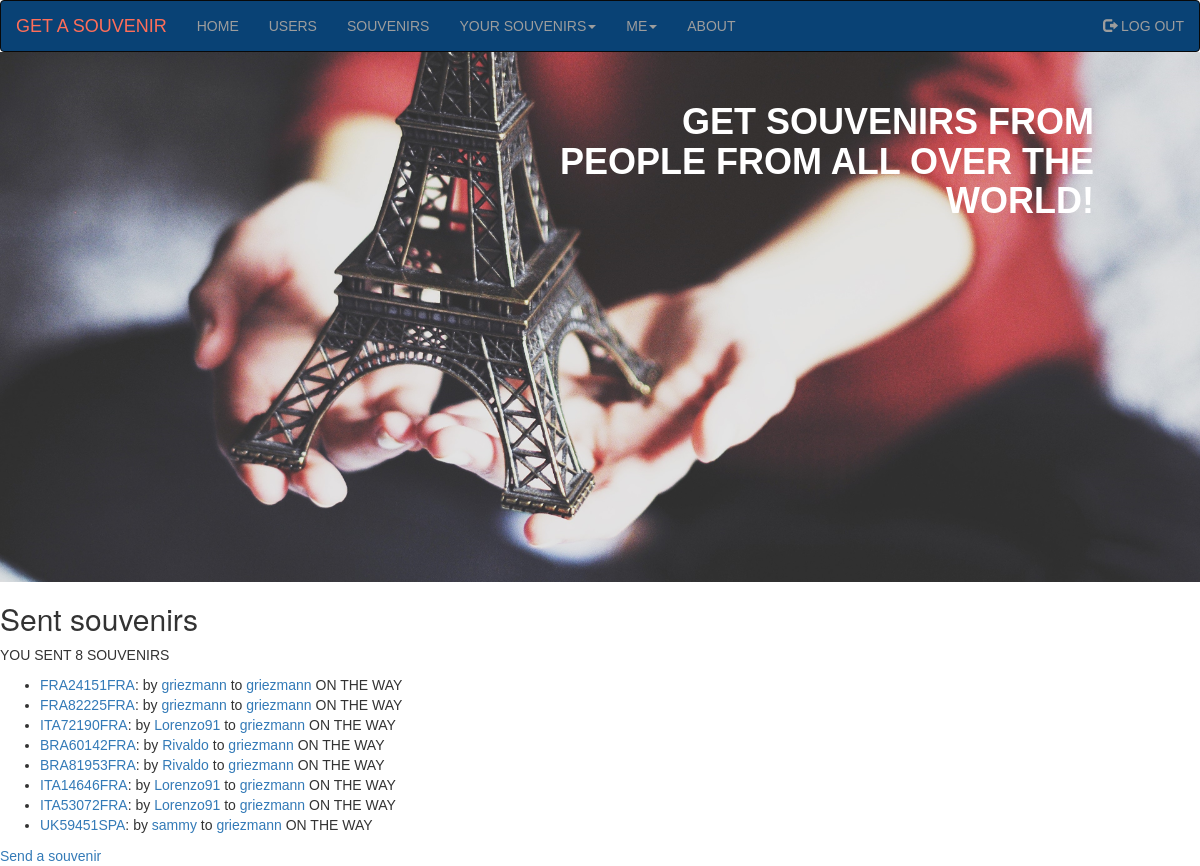
Before: /on_the_way_user_souvenirs/ (signed in) with the older database file.
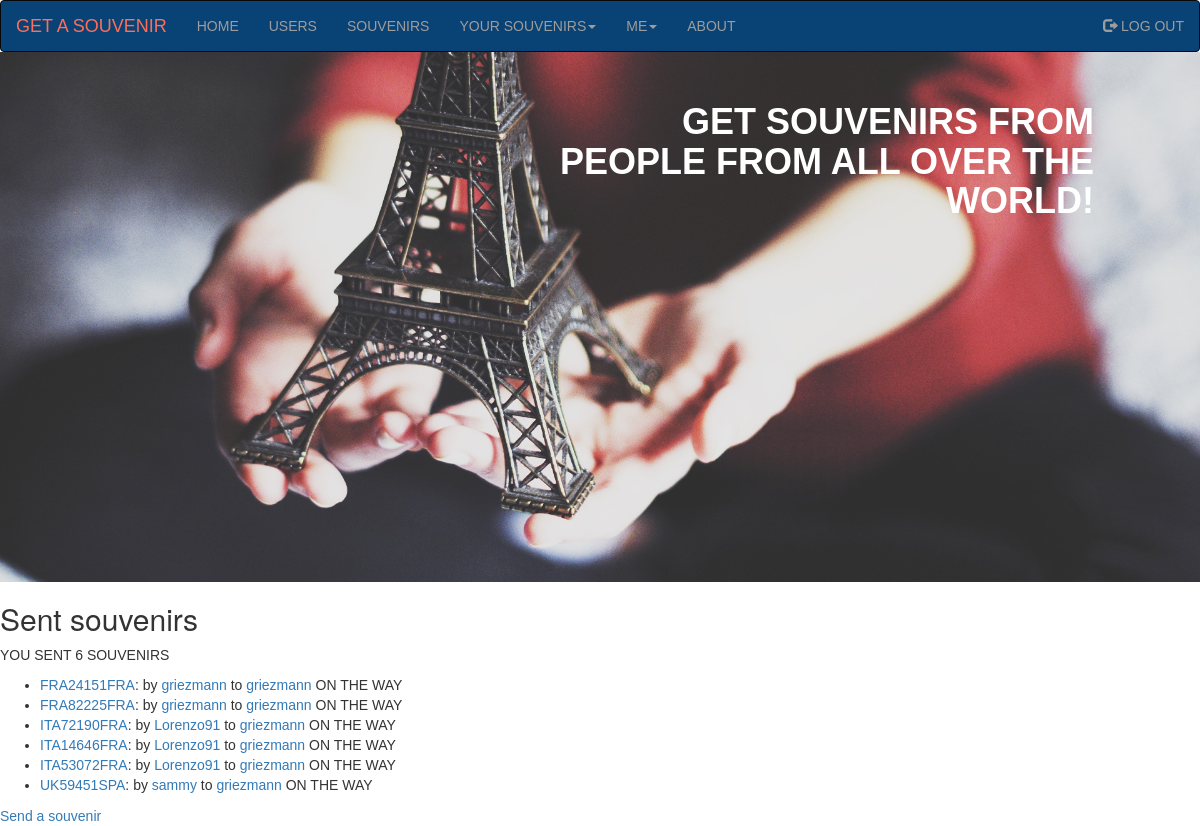
After: the same page with the newer database file.
### souvenirs_app/models.py (models this page shows, shortened)
class Souvenir(models.Model):
    souvenir_id = models.AutoField(primary_key=True)
    slug = models.SlugField(max_length=30, verbose_name='URL')
    send_user = models.ForeignKey(UserInfo, on_delete=models.PROTECT, related_name='send_user')
    send_date = models.DateField(auto_now_add=True)
    receive_user = models.ForeignKey(UserInfo, on_delete=models.PROTECT, related_name='receive_user')
    receive_date = models.DateField(null=True, blank=True)
    send_user_img = models.ImageField(upload_to='send/', default='no-photo.png', null=True, blank=True)
    receive_user_img = models.ImageField(upload_to='receive/', default='no-photo.png', null=True, blank=True)
    send_user_message = models.TextField(max_length=500, null=True, blank=True)
    receive_user_message = models.TextField(max_length=500, null=True, blank=True)
    STATUS_CHOICES = [
        ('ON THE WAY', 'On the way'),
        ('RECEIVED', 'Received'),
    ]
    status = models.CharField(max_length=10, choices=STATUS_CHOICES, default='ON THE WAY')
    def get_absolute_url(self):
        return reverse('souvenirs_app:souvenir', kwargs={'souvenir_slug': self.slug})
    class Meta:
        verbose_name = 'Souvenir'
        verbose_name_plural = 'Souvenirs'

class UserInfo(models.Model):
    username = models.OneToOneField(User, on_delete=models.PROTECT, primary_key=True)
    slug = models.SlugField(max_length=30, verbose_name='URL')
    avatar = models.ImageField(upload_to='avatars/', default='no-avatar.jpg', null=True, blank=True)
    sex = models.CharField(max_length=6, choices=(('MALE', 'male'), ('FEMALE', 'female')))
    date_of_birthday = models.DateField(null=True, blank=True)
    country = models.ForeignKey(Country, on_delete=models.PROTECT, related_name='userinfo', unique=False)
    city = models.CharField(max_length=30)
    address = models.TextField(max_length=200)
    about = models.TextField(max_length=500, null=True, blank=True)
    def __str__(self):
        return str(self.username)
    def get_absolute_url(self):
        return reverse('souvenirs_app:user_info', kwargs={'user_info_slug': self.slug})
    class Meta:
        verbose_name = 'User_information'
        verbose_name_plural = 'User_informations'

### souvenirs_app/views.py (the view)
# urls.py: path('on_the_way_user_souvenirs/', views.OnTheWayUserSouvenirsView.as_view(), name='on_the_way_user_souvenirs'),
class OnTheWayUserSouvenirsView(LoginRequiredMixin, SouvenirsView):
    template_name = 'souvenirs_app/send_user_souvenirs.html'
    context_object_name = 'send_user_souvenirs'
    def get_queryset(self):
        return Souvenir.objects.filter(receive_user__slug=slugify(self.request.user), status='ON THE WAY')

### souvenirs_app/templates/souvenirs_app/send_user_souvenirs.html (shortened to what this page needs)
{% extends 'souvenirs_app/base.html' %}
{% block content %}
    <h2>Sent souvenirs</h2>
    <p>YOU SENT {{ send_user_souvenirs.count }} SOUVENIRS</p>
    <ul>
        {% for souvenir in send_user_souvenirs %}
            <li><a href="{{ souvenir.get_absolute_url }}">{{ souvenir.slug }}</a>:
                by
                <a href="{{ souvenir.send_user.get_absolute_url }}">{{ souvenir.send_user }}</a>
                to
                <a href="{{ souvenir.receive_user.get_absolute_url }}">{{ souvenir.receive_user }}</a>
                {{ souvenir.status }}
        {% empty %}
            <li>No souvenirs have been sent yet</li>
        {% endfor %}
    </ul>
    <a href="{% url 'souvenirs_app:create_souvenir' %}">Send a souvenir</a>
{% endblock content %}

Changed rows visible on the page:
no longer on this page (row edited): Souvenir: slug "BRA60142FRA", send_user "Rivaldo", receive_user "griezmann", status "ON THE WAY"
no longer on this page (row edited): Souvenir: slug "BRA81953FRA", send_user "Rivaldo", receive_user "griezmann", status "ON THE WAY"
Other visible differences:
{{ send_user_souvenirs.count }}: "8" → "6"
